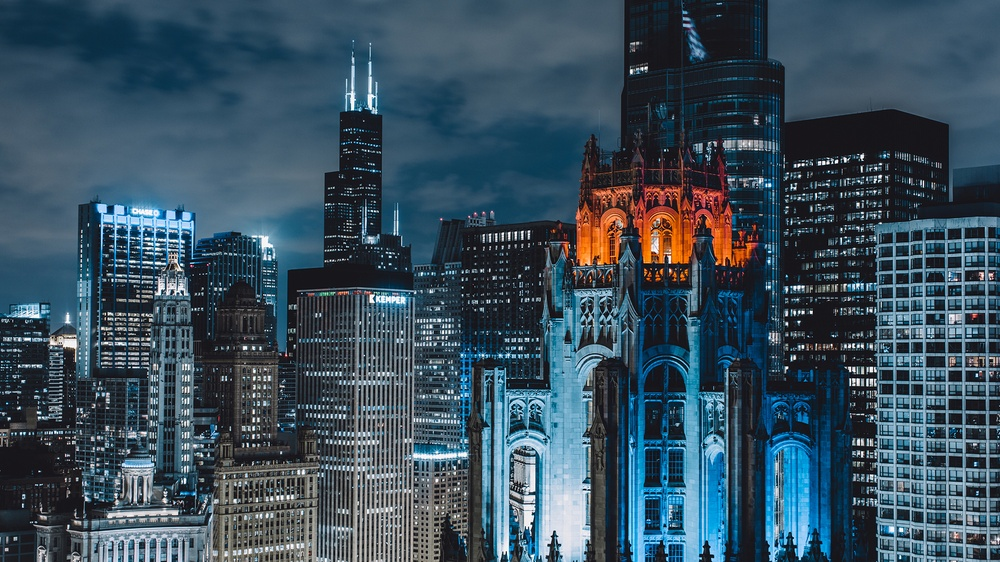
#> input picture lab2/1.jpg, 1000 x 562 px, shrunk from 1920 x 1080 before the run
$ python 1.py
#> lines starting #> are read from the running program, lines starting #| are printed output that depends on the picture
from PIL import Image, ImageDraw #Подключим необходимые библиотеки

image = Image.open("1.jpg") #Открываем изображение
#> image is the input picture: PIL image 1000x562 RGB; mean R, G, B 57.2, 78.8, 93.4
draw = ImageDraw.Draw(image) #Создаем инструмент для рисования
width  = image.size[0] #Определяем ширину
#> width = 1000
height = image.size[1] #Определяем высоту
#> height = 562
pix = image.load() #Выгружаем значения пикселей

k = height/width
#> k = 0.562

for x in range(width):
        for y in range(height):
            a = pix[x, y][0]
            b = pix[x, y][1]
            c = pix[x, y][2]
            if(y <= k*x):
                draw.point((x, y), (255, 255 , 0))

image.show()
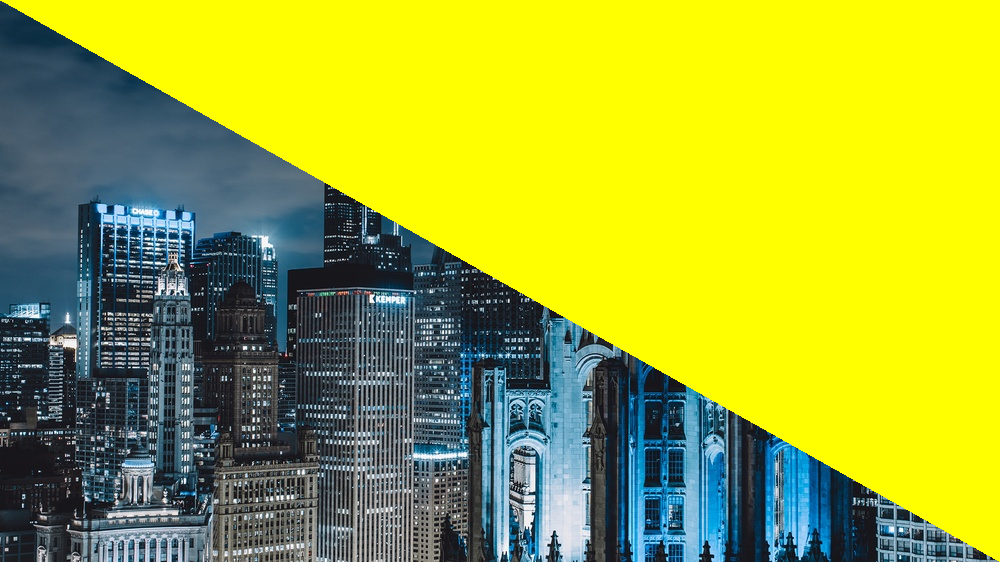
#> shown: PIL image 1000x562 RGB; mean R, G, B 159.7, 172.1, 52.1
del draw
